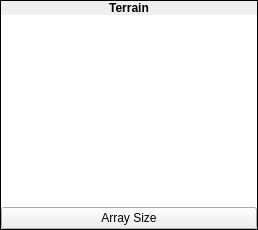
    <widget class="QFrame" name="gbList">
     <property name="frameShape">
      <enum>QFrame::Box</enum>
     </property>
     <layout class="QVBoxLayout" name="_31">
      <property name="spacing">
       <number>0</number>
      </property>
      <property name="margin">
       <number>0</number>
      </property>
      <item>
       <widget class="QLabel" name="lblList">
        <property name="sizePolicy">
         <sizepolicy hsizetype="Preferred" vsizetype="Fixed">
          <horstretch>0</horstretch>
          <verstretch>0</verstretch>
         </sizepolicy>
        </property>
        <property name="font">
         <font>
          <weight>75</weight>
          <bold>true</bold>
         </font>
        </property>
        <property name="mouseTracking">
         <bool>false</bool>
        </property>
        <property name="text">
         <string>Terrain</string>
        </property>
        <property name="alignment">
         <set>Qt::AlignCenter</set>
        </property>
       </widget>
      </item>
      <item>
       <widget class="QTableWidget" name="twTerrainList">
        <property name="sizePolicy">
         <sizepolicy hsizetype="Preferred" vsizetype="Preferred">
          <horstretch>0</horstretch>
          <verstretch>0</verstretch>
         </sizepolicy>
        </property>
        <property name="font">
         <font>
          <family>Fixed</family>
         </font>
        </property>
        <property name="frameShape">
         <enum>QFrame::NoFrame</enum>
        </property>
        <property name="horizontalScrollBarPolicy">
         <enum>Qt::ScrollBarAlwaysOff</enum>
        </property>
        <property name="editTriggers">
         <set>QAbstractItemView::NoEditTriggers</set>
        </property>
        <property name="selectionMode">
         <enum>QAbstractItemView::SingleSelection</enum>
        </property>
        <property name="selectionBehavior">
         <enum>QAbstractItemView::SelectRows</enum>
        </property>
        <property name="textElideMode">
         <enum>Qt::ElideNone</enum>
        </property>
        <property name="verticalScrollMode">
         <enum>QAbstractItemView::ScrollPerPixel</enum>
        </property>
        <property name="showGrid">
         <bool>false</bool>
        </property>
        <property name="wordWrap">
         <bool>false</bool>
        </property>
        <property name="cornerButtonEnabled">
         <bool>false</bool>
        </property>
        <attribute name="horizontalHeaderVisible">
         <bool>false</bool>
        </attribute>
        <attribute name="horizontalHeaderHighlightSections">
         <bool>false</bool>
        </attribute>
        <attribute name="verticalHeaderVisible">
         <bool>false</bool>
        </attribute>
        <attribute name="verticalHeaderHighlightSections">
         <bool>false</bool>
        </attribute>
        <column>
         <property name="text">
          <string>Terrain</string>
         </property>
        </column>
       </widget>
      </item>
      <item>
       <widget class="QPushButton" name="bArraySize">
        <property name="sizePolicy">
         <sizepolicy hsizetype="Preferred" vsizetype="Fixed">
          <horstretch>0</horstretch>
          <verstretch>0</verstretch>
         </sizepolicy>
        </property>
        <property name="text">
         <string>Array Size</string>
        </property>
       </widget>
      </item>
     </layout>
    </widget>
